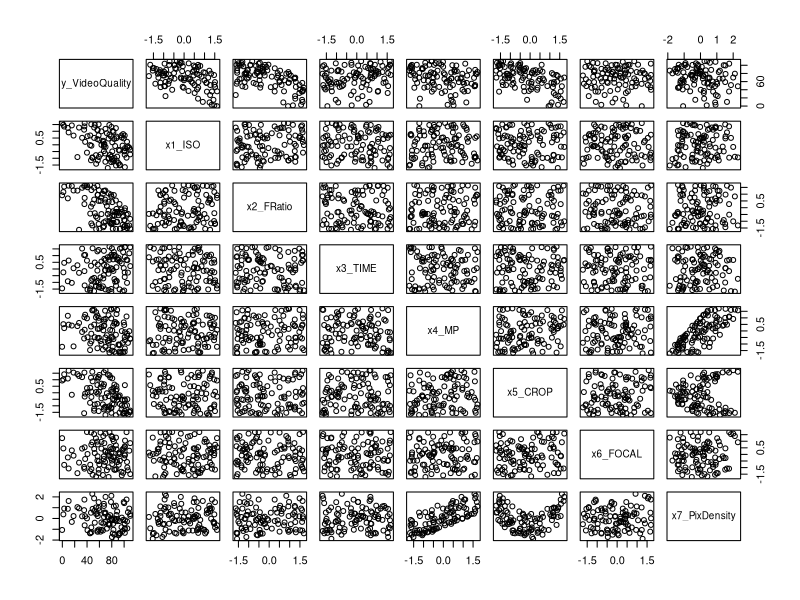

Write the R code that produced this figure.
# ------------------------------------------------------------------------------
# Progetto finale del corso di Statistica Applicata - A.A. 2024/25
# Gruppo #5 - Corrado Giachetta, Francesco Peluso, Gerardo Selce, Anuar Zouhri
#
# Università degli Studi di Salerno - DIEM
# Dipartimento di Ingegneria dell'Informazione, Elettrica e Matematica Applicata
# ------------------------------------------------------------------------------

# Impostazione path cartella progetto (N.B. cambia a seconda di chi usa il file)
#setwd('~/GitHub Repos/AppliedStatistics-Project')     # path Francesco
setwd('C:/Users/anuar/AppliedStatistics-Project')     # path Corrado
#setwd('')     # path Anuar
#setwd('')     # path Gerardo

# ------------------------------------------------------------------------------

# Lettura del dataset da file CSV
data = read.csv('./dataset.csv');

# Scatterplot delle correlazioni tra le coppie di variabili
plot(data);

lin_mod_all=lm(y_VideoQuality ~ ., data=data)
summary(lin_mod_all)

step_lin=step(lin_mod_all, trace = 1, data=data)
summary(step_lin)
